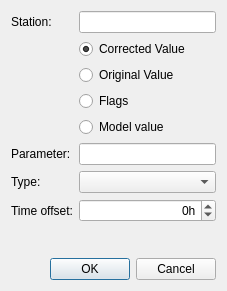
<?xml version="1.0" encoding="UTF-8"?>
<ui version="4.0">
 <class>DataListAddColumn</class>
 <widget class="QDialog" name="DataListAddColumn">
  <property name="geometry">
   <rect>
    <x>0</x>
    <y>0</y>
    <width>227</width>
    <height>291</height>
   </rect>
  </property>
  <property name="windowTitle">
   <string>Add column</string>
  </property>
  <layout class="QVBoxLayout" name="verticalLayout">
   <item>
    <layout class="QFormLayout" name="formLayout">
     <item row="0" column="0">
      <widget class="QLabel" name="labelStation">
       <property name="text">
        <string>Station:</string>
       </property>
      </widget>
     </item>
     <item row="0" column="1">
      <widget class="QLineEdit" name="textStation"/>
     </item>
     <item row="7" column="0">
      <widget class="QLabel" name="labelParam">
       <property name="text">
        <string>Parameter:</string>
       </property>
      </widget>
     </item>
     <item row="7" column="1">
      <widget class="QLineEdit" name="textParam"/>
     </item>
     <item row="8" column="0">
      <widget class="QLabel" name="labelType">
       <property name="text">
        <string>Type:</string>
       </property>
      </widget>
     </item>
     <item row="8" column="1">
      <widget class="QComboBox" name="comboType"/>
     </item>
     <item row="9" column="0">
      <widget class="QLabel" name="labelTimeOffset">
       <property name="text">
        <string>Time offset:</string>
       </property>
      </widget>
     </item>
     <item row="9" column="1">
      <widget class="QSpinBox" name="spinTimeOffset">
       <property name="alignment">
        <set>Qt::AlignRight|Qt::AlignTrailing|Qt::AlignVCenter</set>
       </property>
       <property name="suffix">
        <string>h</string>
       </property>
       <property name="minimum">
        <number>-48</number>
       </property>
       <property name="maximum">
        <number>48</number>
       </property>
      </widget>
     </item>
     <item row="5" column="1">
      <widget class="QRadioButton" name="radioModel">
       <property name="text">
        <string>Model value</string>
       </property>
      </widget>
     </item>
     <item row="3" column="1">
      <widget class="QRadioButton" name="radioOriginal">
       <property name="text">
        <string>Original Value</string>
       </property>
      </widget>
     </item>
     <item row="1" column="1">
      <widget class="QRadioButton" name="radioCorrected">
       <property name="text">
        <string>Corrected Value</string>
       </property>
       <property name="checked">
        <bool>true</bool>
       </property>
      </widget>
     </item>
     <item row="4" column="1">
      <widget class="QRadioButton" name="radioFlags">
       <property name="text">
        <string>Flags</string>
       </property>
      </widget>
     </item>
    </layout>
   </item>
   <item>
    <widget class="QDialogButtonBox" name="buttons">
     <property name="orientation">
      <enum>Qt::Horizontal</enum>
     </property>
     <property name="standardButtons">
      <set>QDialogButtonBox::Cancel|QDialogButtonBox::Ok</set>
     </property>
    </widget>
   </item>
  </layout>
 </widget>
 <resources/>
 <connections>
  <connection>
   <sender>buttons</sender>
   <signal>accepted()</signal>
   <receiver>DataListAddColumn</receiver>
   <slot>accept()</slot>
   <hints>
    <hint type="sourcelabel">
     <x>248</x>
     <y>254</y>
    </hint>
    <hint type="destinationlabel">
     <x>157</x>
     <y>274</y>
    </hint>
   </hints>
  </connection>
  <connection>
   <sender>buttons</sender>
   <signal>rejected()</signal>
   <receiver>DataListAddColumn</receiver>
   <slot>reject()</slot>
   <hints>
    <hint type="sourcelabel">
     <x>316</x>
     <y>260</y>
    </hint>
    <hint type="destinationlabel">
     <x>286</x>
     <y>274</y>
    </hint>
   </hints>
  </connection>
 </connections>
</ui>
